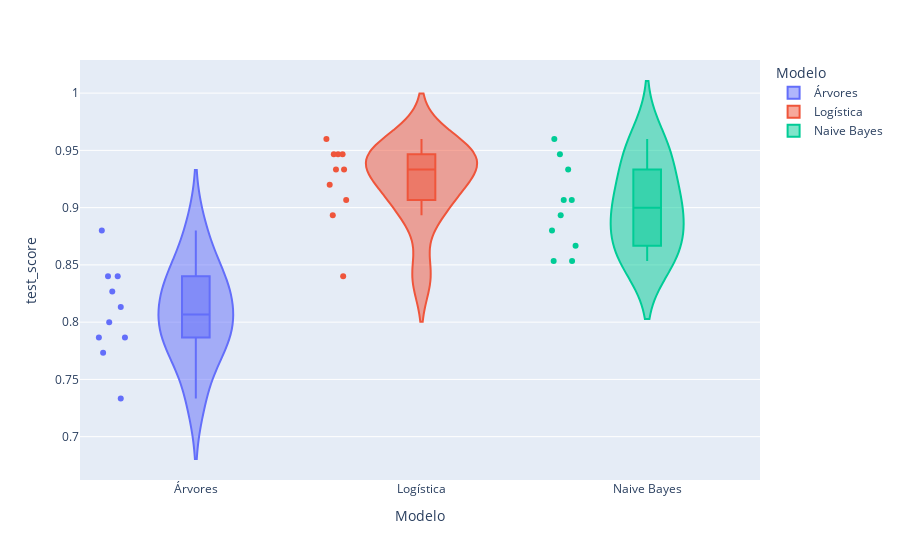

Notebook source saved alongside this figure:
### Code cell
modelo1 = DecisionTreeClassifier(random_state=5, max_depth = 3)
modelo2 = LogisticRegression(random_state=1)
modelo3 = GaussianNB()

nome_modelos = ['Árvores','Logística','Naive Bayes']
pipelines = []
dados_combinados = pd.DataFrame()

for modelo, nome in zip([modelo1,modelo2,modelo3],nome_modelos):

  pipeline = Pipeline([
    ('scaler', StandardScaler()),  # Normalização dos dados
    ('model', modelo)
  ])
  pipelines.append(pipeline)

  validacao = cross_validate(pipeline, x_treino, y_treino, cv = skf)
  #print(validacao['test_score'].mean())
  df = pd.DataFrame(validacao)
  df['Modelo'] = nome
  dados_combinados = pd.concat([dados_combinados, df])

num_cat_hip(dados_combinados, 'Modelo', 'test_score')

### Figure 1 — Plotly figure (JSON) as saved in the notebook; plotly's stock layout.template omitted (floating-point values rounded to 4 significant figures)
{"data": [{"alignmentgroup": "True", "box": {"visible": true}, "hovertemplate": "Modelo=%{x}<br>test_score=%{y}<extra></extra>", "legendgroup": "Árvores", "marker": {"color": "#636efa"}, "name": "Árvores", "offsetgroup": "Árvores", "orientation": "v", "points": "all", "scalegroup": "True", "showlegend": true, "type": "violin", "x": ["Árvores", "Árvores", "Árvores", "Árvores", "Árvores", "Árvores", "Árvores", "Árvores", "Árvores", "Árvores"], "x0": " ", "xaxis": "x", "y": [0.7867, 0.7867, 0.8133, 0.84, 0.88, 0.8267, 0.84, 0.7733, 0.7333, 0.8], "y0": " ", "yaxis": "y"}, {"alignmentgroup": "True", "box": {"visible": true}, "hovertemplate": "Modelo=%{x}<br>test_score=%{y}<extra></extra>", "legendgroup": "Logística", "marker": {"color": "#EF553B"}, "name": "Logística", "offsetgroup": "Logística", "orientation": "v", "points": "all", "scalegroup": "True", "showlegend": true, "type": "violin", "x": ["Logística", "Logística", "Logística", "Logística", "Logística", "Logística", "Logística", "Logística", "Logística", "Logística"], "x0": " ", "xaxis": "x", "y": [0.96, 0.9333, 0.92, 0.9467, 0.9067, 0.9333, 0.9467, 0.84, 0.8933, 0.9467], "y0": " ", "yaxis": "y"}, {"alignmentgroup": "True", "box": {"visible": true}, "hovertemplate": "Modelo=%{x}<br>test_score=%{y}<extra></extra>", "legendgroup": "Naive Bayes", "marker": {"color": "#00cc96"}, "name": "Naive Bayes", "offsetgroup": "Naive Bayes", "orientation": "v", "points": "all", "scalegroup": "True", "showlegend": true, "type": "violin", "x": ["Naive Bayes", "Naive Bayes", "Naive Bayes", "Naive Bayes", "Naive Bayes", "Naive Bayes", "Naive Bayes", "Naive Bayes", "Naive Bayes", "Naive Bayes"], "x0": " ", "xaxis": "x", "y": [0.88, 0.9067, 0.8933, 0.96, 0.9067, 0.9333, 0.8667, 0.8533, 0.8533, 0.9467], "y0": " ", "yaxis": "y"}], "layout": {"legend": {"title": {"text": "Modelo"}, "tracegroupgap": 0}, "margin": {"t": 60}, "violinmode": "overlay", "xaxis": {"anchor": "y", "categoryarray": ["Árvores", "Logística", "Naive Bayes"], "categoryorder": "array", "domain": [0, 1], "title": {"text": "Modelo"}}, "yaxis": {"anchor": "x", "domain": [0, 1], "title": {"text": "test_score"}}}}
